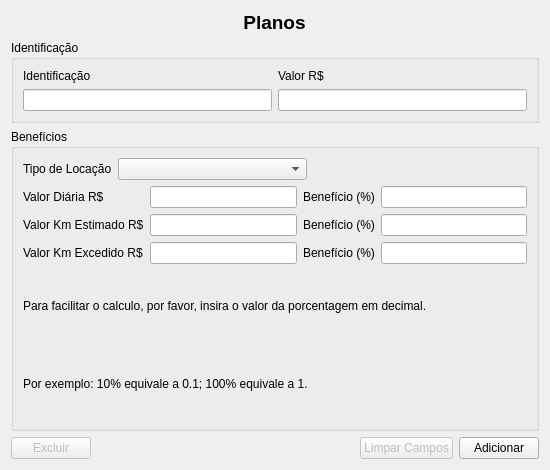
<?xml version="1.0" encoding="UTF-8"?>
<ui version="4.0">
 <class>p_cadastroPlanos</class>
 <widget class="QWidget" name="p_cadastroPlanos">
  <property name="windowModality">
   <enum>Qt::ApplicationModal</enum>
  </property>
  <property name="geometry">
   <rect>
    <x>0</x>
    <y>0</y>
    <width>550</width>
    <height>470</height>
   </rect>
  </property>
  <property name="sizePolicy">
   <sizepolicy hsizetype="Fixed" vsizetype="Fixed">
    <horstretch>0</horstretch>
    <verstretch>0</verstretch>
   </sizepolicy>
  </property>
  <property name="minimumSize">
   <size>
    <width>550</width>
    <height>470</height>
   </size>
  </property>
  <property name="maximumSize">
   <size>
    <width>550</width>
    <height>470</height>
   </size>
  </property>
  <property name="windowTitle">
   <string>Planos</string>
  </property>
  <layout class="QHBoxLayout" name="horizontalLayout_3">
   <item>
    <layout class="QVBoxLayout" name="verticalLayout_4">
     <item>
      <layout class="QHBoxLayout" name="horizontalLayout">
       <property name="sizeConstraint">
        <enum>QLayout::SetNoConstraint</enum>
       </property>
       <item>
        <widget class="QLabel" name="label">
         <property name="sizePolicy">
          <sizepolicy hsizetype="Fixed" vsizetype="Fixed">
           <horstretch>0</horstretch>
           <verstretch>0</verstretch>
          </sizepolicy>
         </property>
         <property name="font">
          <font>
           <pointsize>14</pointsize>
           <weight>75</weight>
           <bold>true</bold>
          </font>
         </property>
         <property name="text">
          <string>&lt;html&gt;&lt;head/&gt;&lt;body&gt;&lt;p align=&quot;center&quot;&gt;Planos&lt;/p&gt;&lt;/body&gt;&lt;/html&gt;</string>
         </property>
        </widget>
       </item>
      </layout>
     </item>
     <item>
      <widget class="QGroupBox" name="groupBox_3">
       <property name="sizePolicy">
        <sizepolicy hsizetype="Preferred" vsizetype="Fixed">
         <horstretch>0</horstretch>
         <verstretch>0</verstretch>
        </sizepolicy>
       </property>
       <property name="title">
        <string>Identificação</string>
       </property>
       <layout class="QVBoxLayout" name="verticalLayout_2">
        <item>
         <layout class="QGridLayout" name="gridLayout_3">
          <item row="2" column="1">
           <widget class="QLabel" name="label_4">
            <property name="text">
             <string>Valor R$</string>
            </property>
           </widget>
          </item>
          <item row="3" column="0">
           <widget class="QLineEdit" name="campIdent"/>
          </item>
          <item row="3" column="1">
           <widget class="QLineEdit" name="campValor">
            <property name="whatsThis">
             <string>&lt;html&gt;&lt;head/&gt;&lt;body&gt;&lt;p align=&quot;right&quot;&gt;&lt;br/&gt;&lt;/p&gt;&lt;/body&gt;&lt;/html&gt;</string>
            </property>
            <property name="cursorPosition">
             <number>0</number>
            </property>
            <property name="alignment">
             <set>Qt::AlignLeading|Qt::AlignLeft|Qt::AlignVCenter</set>
            </property>
            <property name="cursorMoveStyle">
             <enum>Qt::LogicalMoveStyle</enum>
            </property>
           </widget>
          </item>
          <item row="2" column="0">
           <widget class="QLabel" name="label_2">
            <property name="text">
             <string>Identificação</string>
            </property>
           </widget>
          </item>
         </layout>
        </item>
       </layout>
      </widget>
     </item>
     <item>
      <widget class="QGroupBox" name="groupBox">
       <property name="title">
        <string>Benefícios</string>
       </property>
       <layout class="QVBoxLayout" name="verticalLayout_3">
        <item>
         <layout class="QVBoxLayout" name="verticalLayout">
          <item>
           <layout class="QGridLayout" name="gridLayout_2">
            <item row="0" column="0">
             <widget class="QLabel" name="label_3">
              <property name="sizePolicy">
               <sizepolicy hsizetype="Fixed" vsizetype="Preferred">
                <horstretch>0</horstretch>
                <verstretch>0</verstretch>
               </sizepolicy>
              </property>
              <property name="text">
               <string>Tipo de Locação</string>
              </property>
             </widget>
            </item>
            <item row="0" column="1">
             <widget class="QComboBox" name="combo_tipoLoc"/>
            </item>
            <item row="0" column="2">
             <spacer name="horizontalSpacer_2">
              <property name="orientation">
               <enum>Qt::Horizontal</enum>
              </property>
              <property name="sizeType">
               <enum>QSizePolicy::Fixed</enum>
              </property>
              <property name="sizeHint" stdset="0">
               <size>
                <width>220</width>
                <height>20</height>
               </size>
              </property>
             </spacer>
            </item>
           </layout>
          </item>
          <item>
           <layout class="QGridLayout" name="gridLayout">
            <item row="2" column="4">
             <widget class="QLineEdit" name="camp_bValExced"/>
            </item>
            <item row="1" column="3">
             <widget class="QLabel" name="label_9">
              <property name="text">
               <string>Benefício (%)</string>
              </property>
             </widget>
            </item>
            <item row="2" column="0">
             <widget class="QLabel" name="label_7">
              <property name="text">
               <string>Valor Km Excedido R$</string>
              </property>
             </widget>
            </item>
            <item row="2" column="2">
             <widget class="QLineEdit" name="camp_valExced">
              <property name="readOnly">
               <bool>true</bool>
              </property>
             </widget>
            </item>
            <item row="2" column="3">
             <widget class="QLabel" name="label_10">
              <property name="text">
               <string>Benefício (%)</string>
              </property>
             </widget>
            </item>
            <item row="1" column="4">
             <widget class="QLineEdit" name="camp_bValEst"/>
            </item>
            <item row="0" column="3">
             <widget class="QLabel" name="label_8">
              <property name="text">
               <string>Benefício (%)</string>
              </property>
             </widget>
            </item>
            <item row="0" column="4">
             <widget class="QLineEdit" name="camp_bValDia"/>
            </item>
            <item row="0" column="0">
             <widget class="QLabel" name="label_5">
              <property name="text">
               <string>Valor Diária R$</string>
              </property>
             </widget>
            </item>
            <item row="1" column="0">
             <widget class="QLabel" name="label_6">
              <property name="text">
               <string>Valor Km Estimado R$</string>
              </property>
             </widget>
            </item>
            <item row="0" column="2">
             <widget class="QLineEdit" name="camp_valDia">
              <property name="readOnly">
               <bool>true</bool>
              </property>
             </widget>
            </item>
            <item row="1" column="2">
             <widget class="QLineEdit" name="camp_valEst">
              <property name="readOnly">
               <bool>true</bool>
              </property>
             </widget>
            </item>
           </layout>
          </item>
          <item>
           <layout class="QGridLayout" name="gridLayout_4">
            <item row="0" column="0">
             <widget class="QLabel" name="label_11">
              <property name="text">
               <string>Para facilitar o calculo, por favor, insira o valor da porcentagem em decimal.</string>
              </property>
             </widget>
            </item>
            <item row="1" column="0">
             <widget class="QLabel" name="label_12">
              <property name="text">
               <string>Por exemplo: 10% equivale a 0.1; 100% equivale a 1.</string>
              </property>
             </widget>
            </item>
           </layout>
          </item>
         </layout>
        </item>
       </layout>
      </widget>
     </item>
     <item>
      <layout class="QHBoxLayout" name="horizontalLayout_2">
       <property name="spacing">
        <number>6</number>
       </property>
       <item>
        <widget class="QPushButton" name="b_excluir">
         <property name="enabled">
          <bool>false</bool>
         </property>
         <property name="text">
          <string>Excluir</string>
         </property>
        </widget>
       </item>
       <item>
        <spacer name="horizontalSpacer">
         <property name="orientation">
          <enum>Qt::Horizontal</enum>
         </property>
         <property name="sizeHint" stdset="0">
          <size>
           <width>40</width>
           <height>20</height>
          </size>
         </property>
        </spacer>
       </item>
       <item>
        <widget class="QPushButton" name="b_limpar">
         <property name="enabled">
          <bool>false</bool>
         </property>
         <property name="text">
          <string>Limpar Campos</string>
         </property>
        </widget>
       </item>
       <item>
        <widget class="QPushButton" name="b_novo">
         <property name="text">
          <string>Adicionar</string>
         </property>
        </widget>
       </item>
      </layout>
     </item>
    </layout>
   </item>
  </layout>
 </widget>
 <tabstops>
  <tabstop>campIdent</tabstop>
  <tabstop>campValor</tabstop>
  <tabstop>combo_tipoLoc</tabstop>
  <tabstop>camp_bValDia</tabstop>
  <tabstop>camp_bValEst</tabstop>
  <tabstop>camp_bValExced</tabstop>
  <tabstop>b_novo</tabstop>
  <tabstop>b_limpar</tabstop>
  <tabstop>b_excluir</tabstop>
  <tabstop>camp_valDia</tabstop>
  <tabstop>camp_valEst</tabstop>
  <tabstop>camp_valExced</tabstop>
 </tabstops>
 <resources/>
 <connections/>
</ui>
